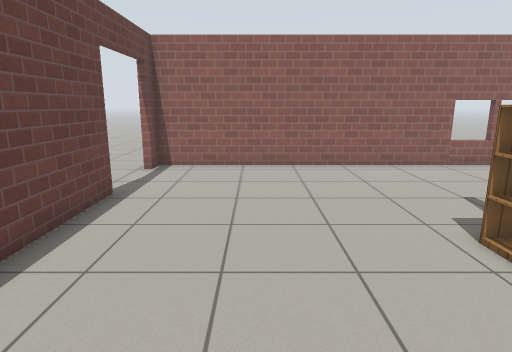
View 1 (above)

18 first-person views from a walk through a Gazebo world. The camera is 1.2 m above the floor, tilts 12° down and sees 75° across. The floor is counted in squares, 0.5 m on a side. Each view is taken from the middle of a square. On the plan, view 1 faces up. The plan holds only what a view shows up to about 19 squares ahead; the rest is blank. The place goes on beyond the plan. Robots are left out. Gazebo's built-in surfaces are drawn with simple patterns. Some surface patterns are stand-ins.

View 2
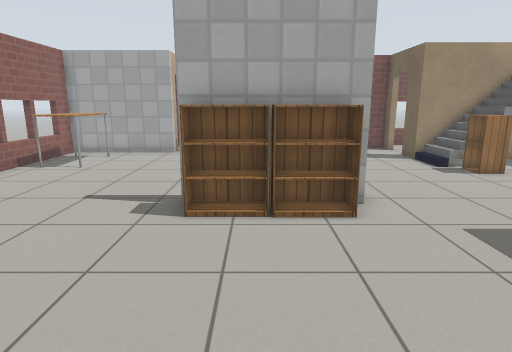

View 3
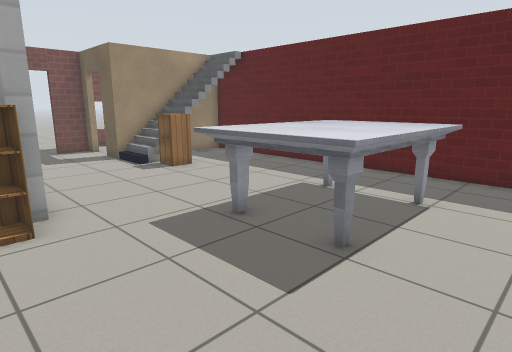

View 4
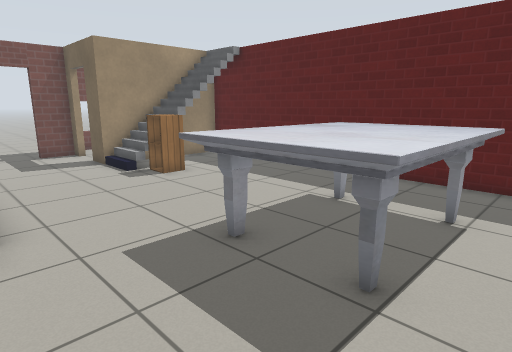

View 5
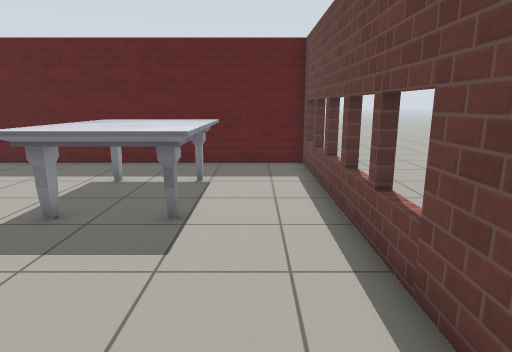

View 6
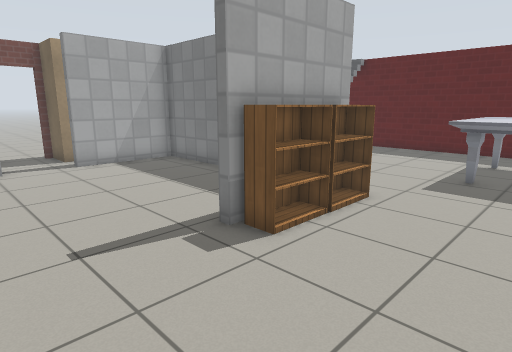

View 7
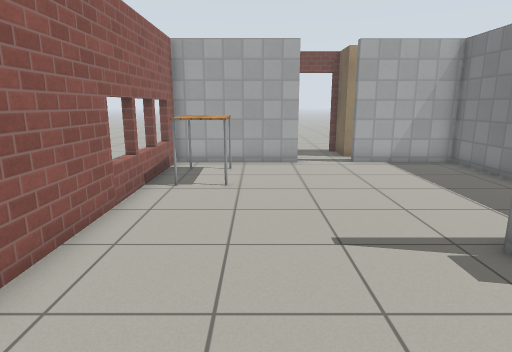

View 8
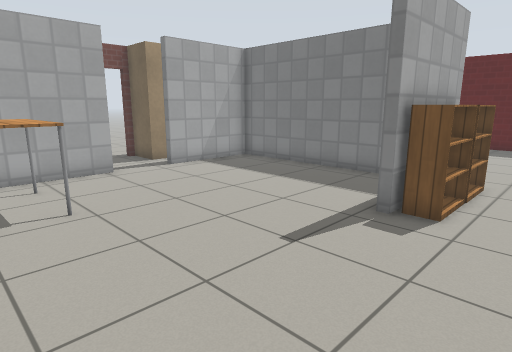

View 9
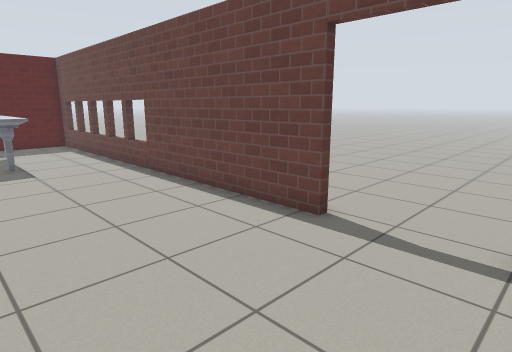

View 10
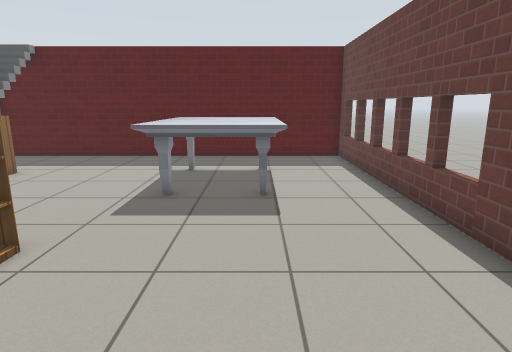

View 11
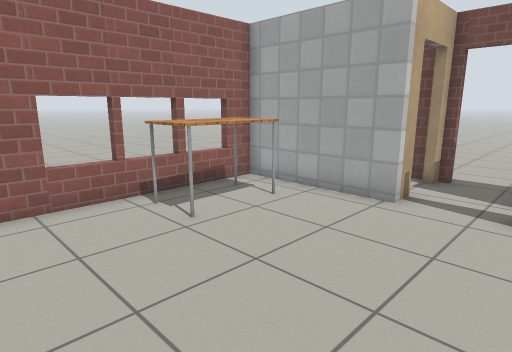

View 12
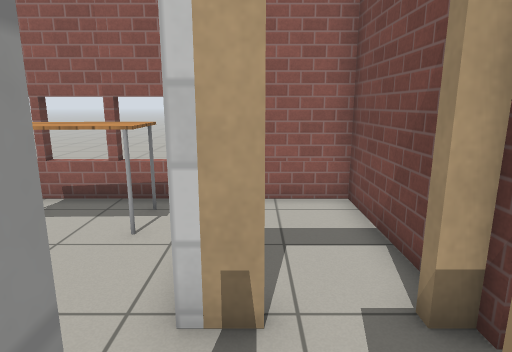

View 13
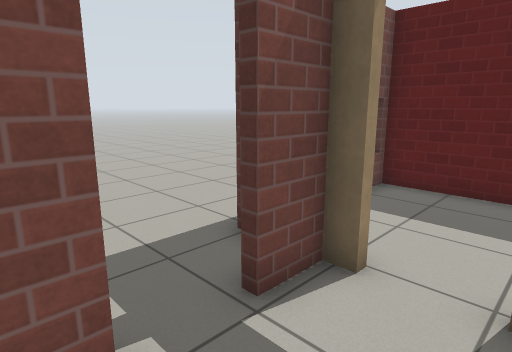

View 14
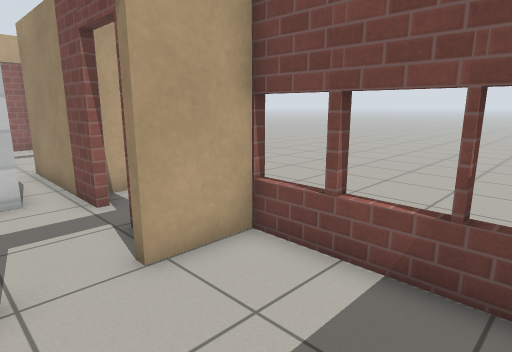

View 15
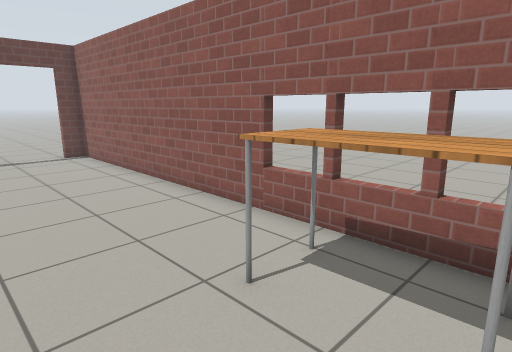

View 16
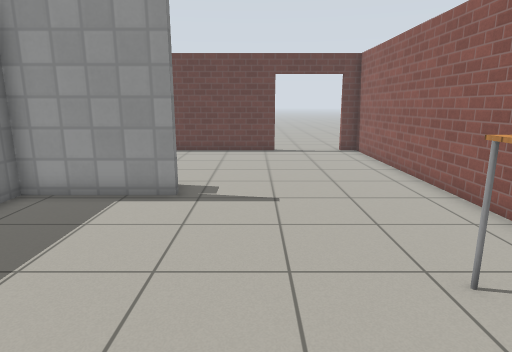

View 17
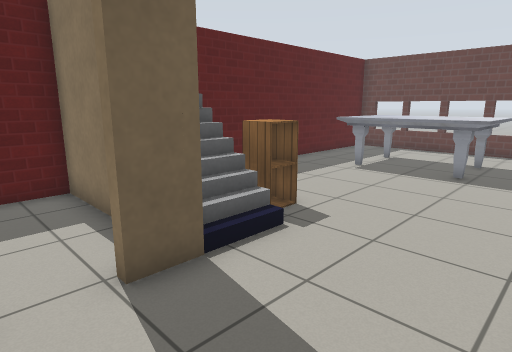

View 18
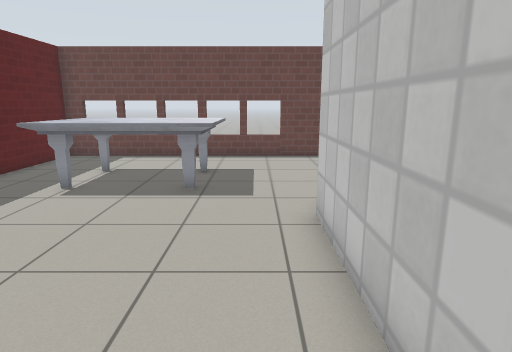

### Floor plan
Points are (right, up) in squares from view 1. A wall is a line through its corners. A room is listed if a view was taken in it or the views show most of it. See-through windows are left out.
Room 1 (views 1, 2, 3, 4, 5, 6, 7, 8, 9, 10, 11, 12, 13, 15, 16, 17, 18)
walls: (5.2, 5.9) (5.2, 1.6) (14.2, 1.6); (10.5, 1.3) (4.9, 1.3) (4.9, 5.9); (14.5, 1.3) (14.1, 1.3) (14.1, 5.9); (15.7, 0.1) (15.7, 5.8) (17.5, 5.8); (15.1, 8.2) (14.1, 8.2) (14.1, 13.4) (-4, 13.4); (15, -3.2) (15.7, -3.2) (15.7, -1.7); (-4, 9) (-4, -9) (12, -9) (12, -3.2) (13.4, -3.2)
ways out: open door at (14.5, -3) to room 2; open door at (-4, 10.5); open door at (16, -0.5); open door at (17, 7.4)
objects: marble table (-1, -6) to (3, -1); bookshelf (4, 2) to (4, 3); bookshelf (4, 4) to (4, 5); cabinet (9, -5) to (10, -4); table (10, 11) to (13, 12)
Room 2 (view 14)
walls: (12.3, -6.1) (12.3, -9) (17.4, -9) (17.4, -3.4); (17.8, -3.5) (15, -3.5)
ways out: open door at (14.5, -3) to room 1
Room 3 (no view inside)
walls: (17.4, 8.6) (17.4, 13.4) (15.1, 13.4); (16.9, 8.2) (16.9, 8.6)

Where each view was taken, in squares from view 1:
view 1: 0 up, 0 right, facing up
view 2: 4 up, 3 left, facing right
view 3: 3 up, 3 left, facing down-right
view 4: 2 up, 2 left, facing down-right
view 5: 5 up, 2 left, facing down
view 6: 10 up, 0 right, facing down-right
view 7: 10 up, 0 right, facing right
view 8: 13 up, 2 right, facing down-right
view 9: 13 up, 2 right, facing down-left
view 10: 7 up, 0 right, facing down
view 11: 5 up, 6 right, facing up-right
view 12: 5 up, 15 right, facing up
view 13: 1 up, 13 right, facing down-right
view 14: 8 down, 13 right, facing up-right
view 15: 8 up, 13 right, facing up-left
view 16: 8 up, 14 right, facing left
view 17: 1 up, 15 right, facing down-left
view 18: 0 up, 12 right, facing left
